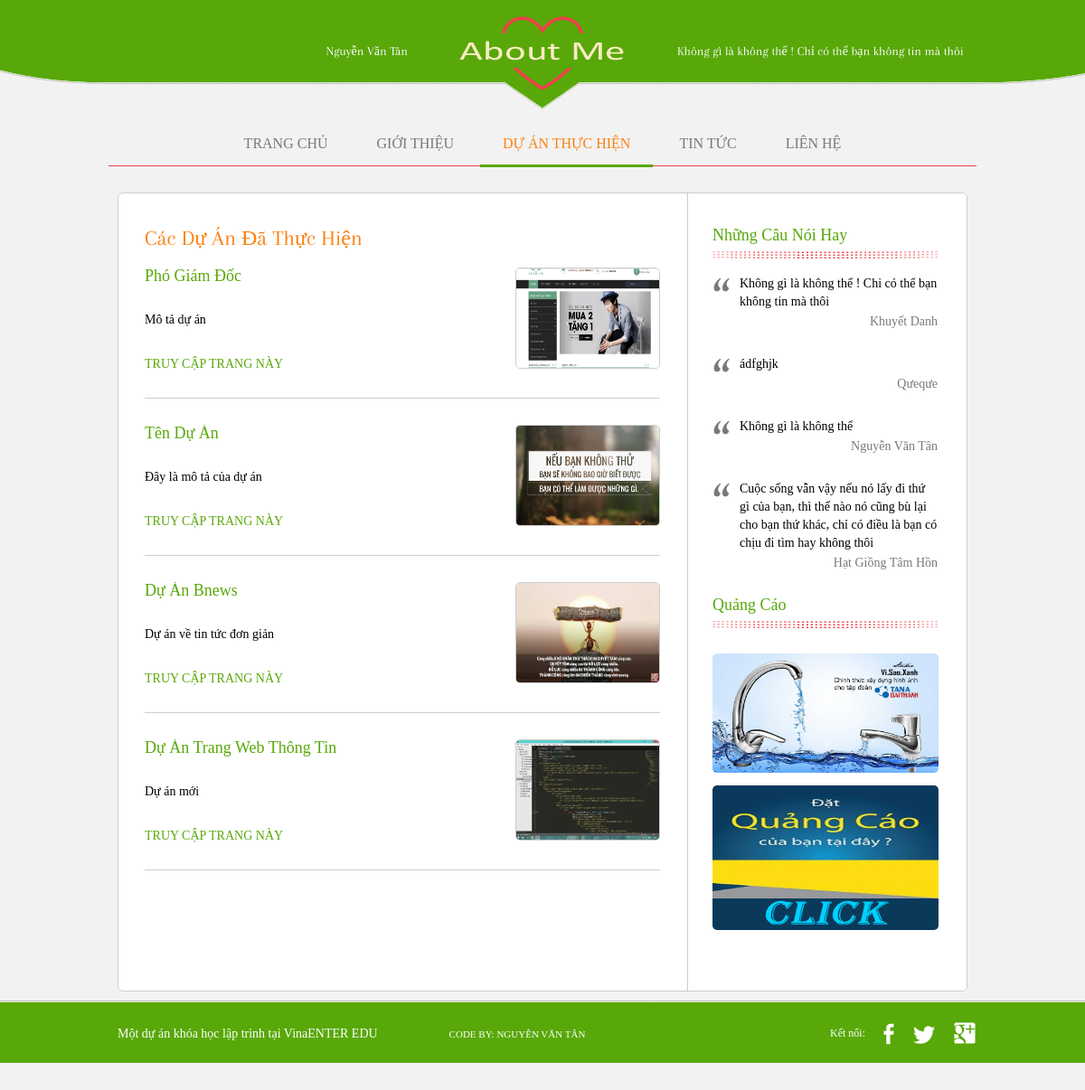
/du-an, run on the app's committed database.
### tables this page shows
CREATE TABLE `projects` (
  `id_projects` int(12) NOT NULL,
  `name` varchar(255) NOT NULL,
  `preview_text` text NOT NULL,
  `picture` varchar(255) NOT NULL,
  `link` varchar(255) NOT NULL
);

CREATE TABLE `saying` (
  `id_saying` int(12) NOT NULL,
  `content` varchar(500) NOT NULL,
  `author` varchar(255) NOT NULL
);

CREATE TABLE `advs` (
  `id_advs` int(12) NOT NULL,
  `name` varchar(255) NOT NULL,
  `banner` varchar(255) NOT NULL,
  `link` varchar(255) NOT NULL
);

### application/views/templates/public/template.php (called while the page is built, shortened)
<?php $this->load->view('templates/public/header.php')?>
	<?php
		$Controller=$this->router->fetch_class();
		$Controller=str_replace(array('Public_','public_'),array('',''),$Controller);
		$Method=$this->router->fetch_method();
		$this->load->view("{$Controller}/{$Method}")
	 ?>

### application/controllers/Public_project.php (called while the page is built, shortened)
<?php
class Public_project extends MY_Controller
{
    public function index($page = 1)
    {
        $offset = ($page - 1) * PUBLIC_ROW_COUNT;
        $config['base_url'] = '/du-an/';
        $config['total_rows'] = $this->project_model->allRecord();
        $config['use_page_numbers'] = true;
        $config['prefix'] = 'page-';
        $config['suffix'] = '.html';
        $config['uri_segment'] = 2;
        $config['num_links'] = 1;
        $config['first_link'] = 'First';
        $config['last_link'] = 'Last';
        $config['per_page'] = PUBLIC_ROW_COUNT;
        $this->pagination->initialize($config);
        $pagination = $this->pagination->create_links();
        $arData["pagination"] = $pagination;
        $arData["arProject"] = $this->project_model->index($offset, PUBLIC_ROW_COUNT);
        $this->load->view('templates/public/template', $arData);
    }
}

### index.php (called while the page is built, shortened)
<?php
require_once BASEPATH.'core/CodeIgniter.php';

### application/models/Project_model.php (called while the page is built, shortened)
<?php
class Project_model extends CI_Model
{
    public function index($offset, $row_count)
    {
        $this->db->select('*');
        $this->db->from('projects');
        $this->db->order_by('id_projects', 'desc');
        $this->db->limit($row_count, $offset);
        $query = $this->db->get();
        return $query->result_array();
    }
}

### application/models/Say_model.php (called while the page is built, shortened)
<?php
class Say_model extends CI_Model
{
    public function index($offset, $row_count)
    {
        $this->db->select('*');
        $this->db->from('saying');
        $this->db->order_by('id_saying', 'desc');
        $this->db->limit($row_count, $offset);
        $query = $this->db->get();
        return $query->result_array();
    }
}

### application/core/MY_Controller.php (called while the page is built, shortened)
<?php
class MY_Controller extends CI_Controller {
		public function __construct()
		{
			$this->arSay=$this->say_model->index(0,4);
			$this->arAdv=$this->adv_model->index(0,2);
		}
}

### application/models/Adv_model.php (called while the page is built, shortened)
<?php
class Adv_model extends CI_Model
{
    public function index($offset, $row_count)
    {
        $this->db->select('*');
        $this->db->from("advs");
        $this->db->order_by('id_advs', 'desc');
        $this->db->limit($row_count, $offset);
        $query = $this->db->get();
        return $query->result_array();
    }
}

### application/views/project/index.php (the view, shortened to what this page needs)
<div class="content">
			<div id="blog">
				<h2>Các dự án đã thực hiện</h2>
				<ul>
				<?php foreach ($arProject as $key => $value) {
						$url_pic=$_SERVER["DOCUMENT_ROOT"]."/assets/file/tmp/".$value['picture'];
			          if(file_exists($url_pic)){
			            $pic=$value['picture'];
			          }else{
			          $pic="noimage.png";
			        }
					?>
					<li>
						<div class="article">
							<h3><?php echo $value["name"]?></h3>
							<p>
								<?php echo $value["preview_text"]?>
							</p>
							<a href="<?php echo $value["link"]?>" class="more" target="_blank">Truy cập trang này</a>
						</div>
						<div class="stats">
							<a href="<?php echo $value["link"]?>" class="more" target="_blank"><img src="<?php echo FILES?>/<?php echo $pic?>" alt="" /></a>
						</div>
					</li>
				<?php }?>
				</ul>
			</div>
			<?php
			$this->load->view('templates/public/slidebar');
			?>
		</div>

### application/views/templates/public/slidebar.php
<div id="sidebar">
				<div class="testimonials">
					<h3>Những câu nói hay</h3>
					<ul>
					<?php
					foreach ($this->arSay as $key => $value) {?>
						<li>
							<p>
								<?php echo $value["content"]?>
							</p>
							<span class="author"><?php echo $value["author"]?></span>
						</li>
					<?php }?>
					</ul>
				</div>
				<div class="awards">
					<h3>Quảng cáo</h3>
					<?php foreach ($this->arAdv as $key => $value) {
						 if ($value['banner']!="") {
						          $url_pic=$_SERVER["DOCUMENT_ROOT"]."/assets/file/tmp/".$value['banner'];
						          if(file_exists($url_pic)){
						          	$url=$value["link"];
						            $pic=$value['banner'];
						          }else{
						          	$url="/public_contact";
						          $pic="dat-quang-cao.gif";
						        }
						      }
						?>
					<a href="<?php echo $url?>" class="first">
						<img src="<?php echo FILES?>/<?php echo $pic?>" alt="" />
					</a>
					<?php }?>
				</div>
			</div>

### assets/templates/public/css/style.css (style rules this page uses)
body { background: #f2f2f2 none repeat scroll 0 0; font-family: "David Libre",serif; font-weight: normal; line-height: 1; margin: 0; min-width: 960px; padding: 0; }
#body .content { background: #fff url("../images/bg-sidebar.gif") repeat-y scroll right top; border: 1px solid #cdcdcd; border-radius: 6px; margin: 0 auto; overflow: hidden; padding: 0; width: 938px; }
#body .content #section, #body .content #blog { float: left; margin: 0; padding: 37px 29px 29px; width: 570px; }
#body h2 { color: #fc8010; font-family: "Arapey"; font-size: 24px; font-weight: normal; margin: 0; padding: 0 0 21px; text-transform: capitalize; }
#body .content #blog ul { margin: 0; padding: 0; }
#body .content #blog ul li { border-bottom: 1px solid #cdcdcd; list-style: outside none none; margin: 0 0 29px; overflow: hidden; padding: 0 0 23px; }
#body .content #blog ul li .article { float: left; margin: 0; padding: 0 30px 0 0; width: 380px; }
#body .content #blog ul li .article h3 { color: #58a808; font-family: times new roman; font-size: 18px; font-weight: normal; margin: 0; padding: 0; text-transform: capitalize; }
#body .content #blog ul li .article p { font-size: 14px; line-height: 20px; margin: 0; padding: 10px 0; }
#body .content #blog ul li .article .more { color: #58a808; font-size: 14px; text-decoration: none; text-transform: uppercase; }
#body .content #blog ul li .stats { float: left; margin: 0; padding: 0; width: 160px; }
#body .content #blog ul li .stats img { border: 1px solid #cdcdcd; display: block; height: 110px; margin: 0 0 9px; padding: 0; border-radius: 5px; width: 158px; }
#body .content #blog ul li .stats a { color: #797979; font-family: "OpenSans-Light"; font-weight: normal; text-decoration: underline; }
#body .content #blog h3 { color: #58a808; font-family: "Arapey"; font-size: 18px; font-weight: normal; margin: 0; padding: 0; }
#body .content #sidebar { float: left; margin: 0; padding: 37px 0; width: 308px; }
#body .content #sidebar div { margin: 0 0 30px; padding: 0 30px 0 29px; }
#body .content #sidebar div h3 { background: rgba(0, 0, 0, 0) url("../images/dots.gif") no-repeat scroll center bottom; color: #58a808; font-family: times new roman; font-size: 18px; font-weight: normal; margin: 0 0 18px; padding: 0 0 17px; text-transform: capitalize; }
#body .content #sidebar div ul { margin: 0; padding: 0; }
#body .content #sidebar div ul li { font-size: 14px; line-height: 24px; list-style: outside none none; margin: 0; overflow: hidden; padding: 0; }
#body .content #sidebar div ul li p { clear: both; font-size: 14px; font-weight: normal; line-height: 20px; margin: 0; padding: 0; }
#body .content #sidebar .testimonials { margin: 0; }
#body .content #sidebar .testimonials ul li { padding: 0 0 25px; }
#body .content #sidebar .testimonials ul li p { background: rgba(0, 0, 0, 0) url("../images/icons.png") no-repeat scroll -43px -254px; padding: 0 0 0 30px; }
#body .content #sidebar .awards { padding: 0 24px; }
#body .content #sidebar .awards h3 { clear: both; margin: 0 6px 28px 5px; }
#body .content #sidebar .awards a { display: block; margin: 0 5px; padding: 0; }
#body .content #sidebar .awards img { border: 0 none; border-radius: 5px; display: block; margin: 0 0 14px; max-height: 160px; padding: 0; width: 100%; }
span.author { color: #797979; display: inline-block; float: right; font-family: times new roman; font-size: 14px; font-weight: normal; line-height: 24px; margin: 0; padding: 0; text-decoration: none; text-transform: capitalize; }
body { margin: 0; }
body p { font-size: 14px; }

### data on the page
projects: name "Phó Giám Đốc", preview_text "Mô tả dự án", picture (picture)
projects: name "Tên Dự Án", preview_text "Đây là mô tả của dự án", picture (picture)
projects: name "Dự Án Bnews", preview_text "Dự án về tin tức đơn giản", picture (picture)
projects: name "Dự Án Trang Web Thông Tin", preview_text "Dự án mới", picture (picture)
saying: content "Không gì là không thể ! Chi có thể bạn không tin mà thôi", author "Khuyết Danh"
saying: content "ádfghjk", author "Qưeqưe"
saying: content "Không gì là không thể", author "Nguyễn Văn Tân"
saying: content "Cuộc sống vẫn vậy nếu nó lấy đi thứ gì của bạn, thì thế nào nó cũng bù lại cho bạn thứ khác, chỉ có điều là bạn có chịu đi tìm hay không thôi", author "Hạt Giồng Tâm Hồn"
advs: banner (picture)
advs: shows a picture
